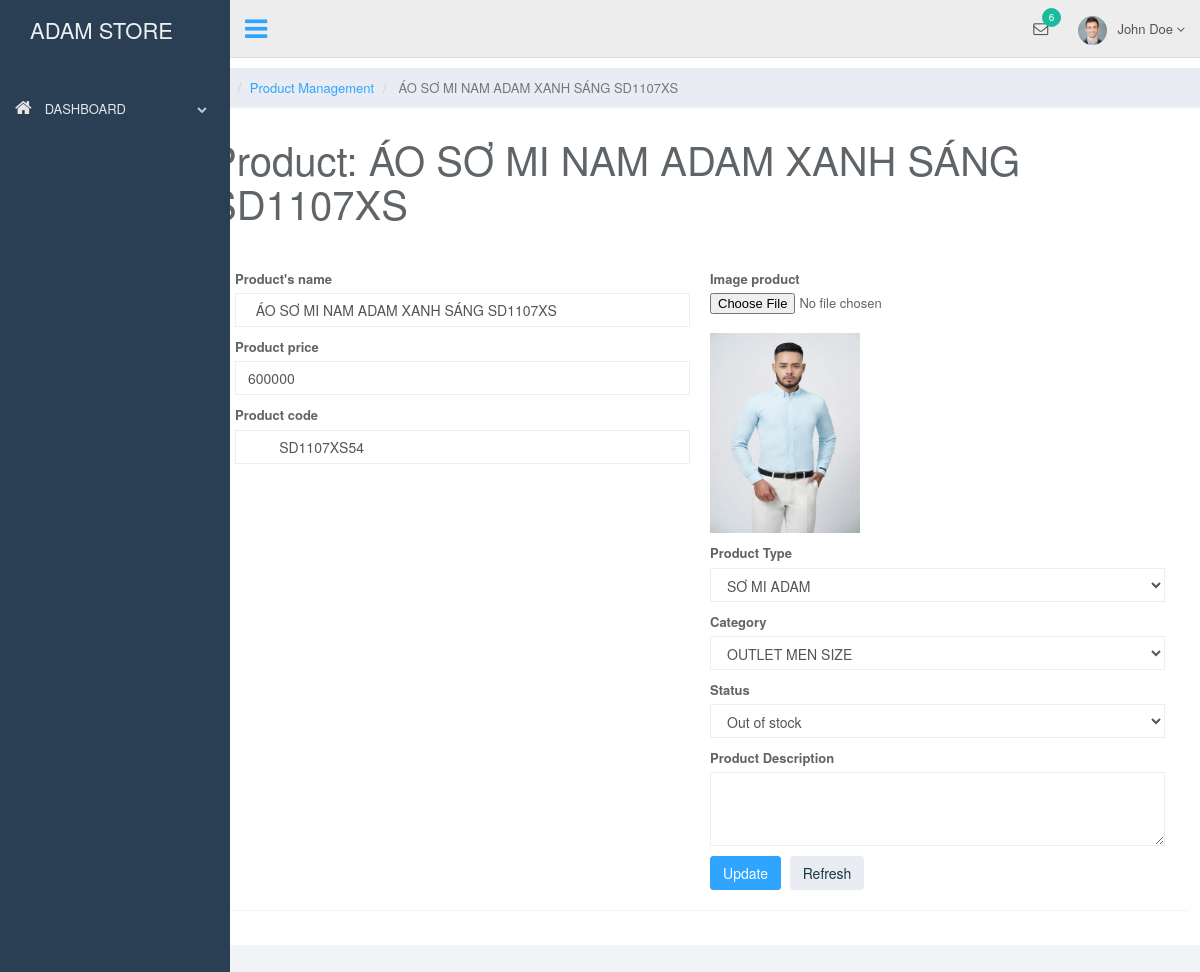
The app's page /admin/index.php?page=edit_product&prd_id=36 (signed in) with its own data.
### tables this page shows
CREATE TABLE `product` (
  `prd_id` int(11) NOT NULL,
  `cat_id` int(11) NOT NULL,
  `prdType_id` int(11) NOT NULL,
  `prd_nameId` varchar(255) NOT NULL,
  `prd_name` varchar(255) NOT NULL,
  `prd_image` varchar(255) NOT NULL,
  `prd_hover` varchar(255) NOT NULL,
  `prd_price` int(11) UNSIGNED NOT NULL,
  `prd_status` int(1) NOT NULL,
  `prd_details` text NOT NULL
);

CREATE TABLE `producttype` (
  `prdType_id` int(11) NOT NULL,
  `prdType_name` varchar(255) NOT NULL
);

CREATE TABLE `category` (
  `cat_id` int(11) NOT NULL,
  `cat_name` varchar(255) NOT NULL,
  `parent_id` tinyint(1) NOT NULL,
  `url` varchar(255) NOT NULL
);

### admin/modules/product/edit_product.php (the view, shortened to what this page needs)
<?php
$sqlCategory = "SELECT * FROM category";
$resultCategory = mysqli_query($conn, $sqlCategory);
$sqlProductType = "SELECT * FROM productType";
$resultProductType = mysqli_query($conn, $sqlProductType);
if(isset($_GET['prd_id'])){
    $prd_id =$_GET['prd_id'];
    $sqlProd = "SELECT * FROM product WHERE prd_id = $prd_id";
    $resultProd = mysqli_query($conn ,$sqlProd);
    $prodEdit = mysqli_fetch_assoc($resultProd);
}
else{
    header(' location: index.php?page=product');}
?>
	<div class="col-sm-9 col-sm-offset-3 col-lg-10 col-lg-offset-2 main">
		<div class="row">
			<ol class="breadcrumb">
                <li><a href="#"><svg class="glyph stroked home"><use xlink:href="#stroked-home"></use></svg></a></li>
                <li><a href="">Product Management</a></li>
				<li class="active"><?php echo $prodEdit['prd_name']; ?></li>
			</ol>
		</div>
		<div class="row">
			<div class="col-lg-12">
				<h1 class="page-header">Product: <?php echo $prodEdit['prd_name']; ?></h1>
			</div>
        </div>
        <div class="row">
                <div class="col-lg-12">
                    <div class="panel panel-default">
                        <div class="panel-body">
                        <form role="form" method="post" enctype="multipart/form-data">
                            <div class="col-md-6">
                                <div class="form-group">
                                    <label>Product's name</label>
                                    <input type="text" name="prd_name" required class="form-control" value=" <?php echo $prodEdit['prd_name']; ?>"  placeholder="">
                                </div>
                                <div class="form-group">
                                    <label>Product price</label>
                                    <input  name="prd_price" required value="<?php echo $prodEdit['prd_price']; ?> " class="form-control">
                                </div>
                                <div class="form-group">
                                    <label>Product code</label>
                                    <input type="text" name="prd_nameId" required value=" <?php echo $prodEdit['prd_nameId']; ?>" class="form-control">
                                </div>
                            </div>
                            <div class="col-md-6">
                                <div class="form-group">
                                    <label>Image product</label>
                                    <input type="file" name="prd_image"  onchange="preview();">
                                    <br>
                                    <div>
                                        <img id="prd_image" width="150px" height="200px" src="images/<?php echo $prodEdit['prd_image'] ?>">
                                    </div>
                                </div>
                                <div class="form-group">
                                    <label>Product Type</label>
                                    <select name="prdType_id" class="form-control">
                                        <?php if(mysqli_num_rows($resultProductType)){
                                            while($prdType = mysqli_fetch_assoc($resultProductType)){ ?>
                                        <option <?php if($prodEdit['prdType_id']==$prdType['prdType_id']) echo 'selected'; ?> value=<?php echo $prdType['prdType_id'] ?>> <?php echo $prdType['prdType_name'] ?></option>
                                        <?php } } ?>
                                    </select>
                                </div>
                                <div class="form-group">
                                    <label>Category</label>
                                    <select name="cat_id" class="form-control">
                                        <?php if(mysqli_num_rows($resultCategory)){
                                            while($cate = mysqli_fetch_assoc($resultCategory)){ ?>
                                        <option <?php if($prodEdit['cat_id']==$cate['cat_id']) echo 'selected'; ?> value=<?php echo $cate['cat_id'] ?>> <?php echo $cate['cat_name'] ?></option>
                                        <?php } } ?>
                                    </select>
                                </div>
                                <div class="form-group">
                                    <label>Status</label>
                                    <select name="prd_status" class="form-control">
                                        <option <?php if($prodEdit['prd_status']==2) echo 'selected'; ?> selected value=2>Out of stock</option>
                                    </select>
                                </div>
                                <div class="form-group">
                                        <label>Product Description</label>
                                        <textarea name="prd_details" class="form-control" rows="3"><?php echo $prodEdit['prd_details'] ?></textarea>
                                    </div>
                                <button type="submit" name="sbm" class="btn btn-primary">Update</button>
                                <button type="reset" class="btn btn-default">Refresh</button>
                            </div>
                        </form>
                        </div>
                    </div>
                </div>
            </div>
	</div>

### admin/css/styles.css (style rules this page uses)
body { background: #f1f4f7; color: #5f6468; }
a, a:hover, a:focus { color: #30a5ff; }
h1, h2, h3, h4, h5, h6 { color: #5f6468; }
h1 { font-weight: 300; font-size: 40px; }
.form-control { border: 1px solid #eee; box-shadow: none; }
.btn-default, .btn-default:hover, .btn-default:focus, .btn-default:active, .btn-default.active, .open > .dropdown-toggle.btn-default, .btn-default.disabled, .btn-default[disabled], fieldset[disabled] .btn-default, .btn-default.disabled:hover, .btn-default[disabled]:hover, fieldset[disabled] .btn-default:hover, .btn-default.disabled:focus, .btn-default[disabled]:focus, fieldset[disabled] .btn-default:focus, .btn-default.disabled:active, .btn-default[disabled]:active, fieldset[disabled] .btn-default:active, .btn-default.disabled.active, .btn-default[disabled].active, fieldset[disabled] .btn-default.active { background-color: #e9ecf2; border-color: #e9ecf2; color: #1b3548; }
.btn-primary, .btn-primary:hover, .btn-primary:focus, .btn-primary:active, .btn-primary.active, .open > .dropdown-toggle.btn-primary, .btn-primary.disabled, .btn-primary[disabled], fieldset[disabled] .btn-primary, .btn-primary.disabled:hover, .btn-primary[disabled]:hover, fieldset[disabled] .btn-primary:hover, .btn-primary.disabled:focus, .btn-primary[disabled]:focus, fieldset[disabled] .btn-primary:focus, .btn-primary.disabled:active, .btn-primary[disabled]:active, fieldset[disabled] .btn-primary:active, .btn-primary.disabled.active, .btn-primary[disabled].active, fieldset[disabled] .btn-primary.active { background-color: #30a5ff; border-color: #30a5ff; }
.panel { border: 0; }
.breadcrumb { border-radius: 0; padding: 10px 15px; background: #e9ecf2; box-shadow: 0 1px 1px rgba(0, 0, 0, .05); margin: 0 ; }
h1.page-header { margin-top: 30px; border-bottom: 0; }

### records on screen
product: prd_name "ÁO SƠ MI NAM ADAM XANH SÁNG SD1107XS", prd_price "600000", prd_nameId "SD1107XS54", prd_image (picture), prdType_id "SƠ MI ADAM", cat_id "OUTLET MEN SIZE", prd_status "Out of stock"
